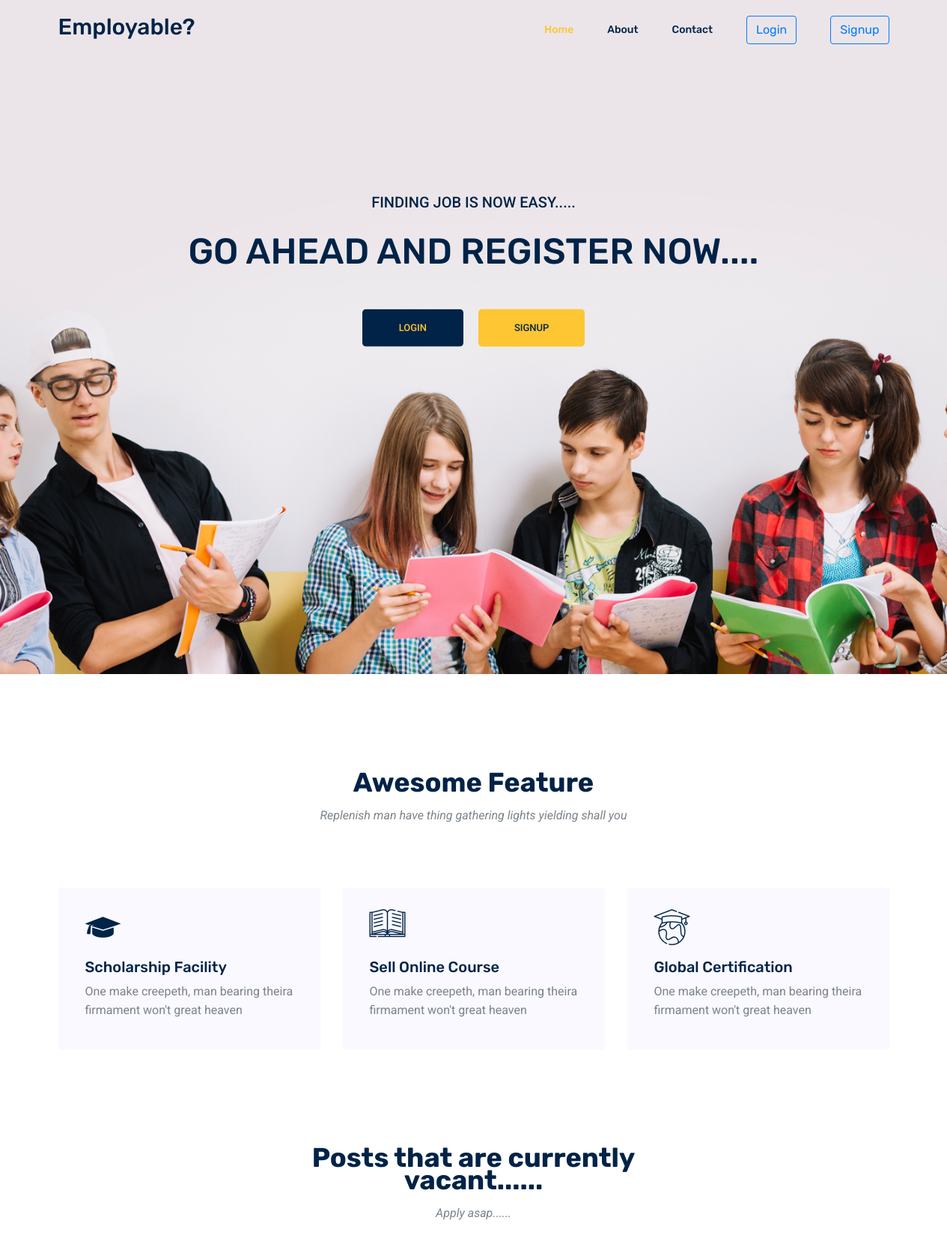
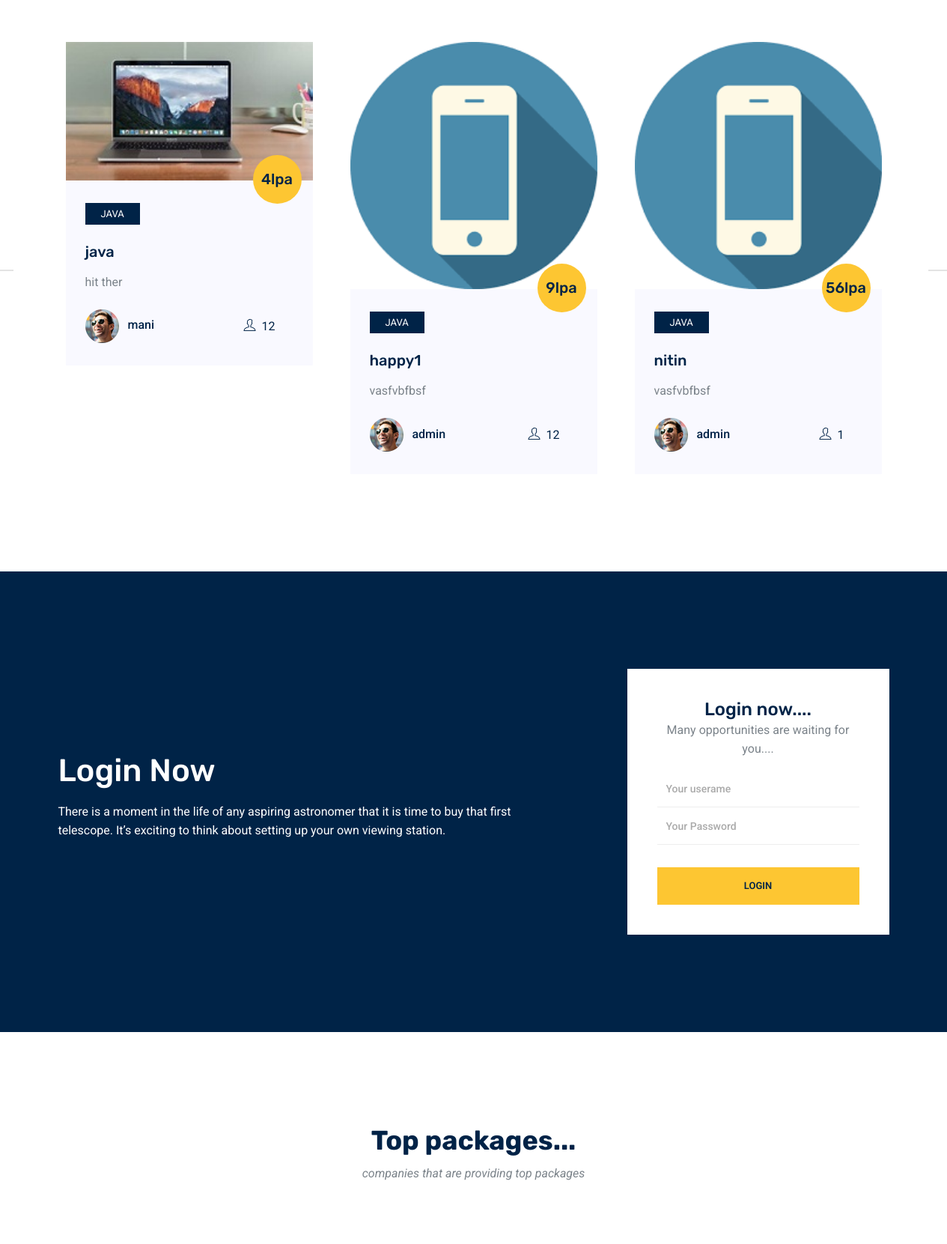
The page / (upper part) on the database its author committed (2 pictures, top to bottom).
### exam/models.py (models this page shows, shortened)
class Quiz(models.Model):
    owner = models.ForeignKey(User, on_delete=models.CASCADE, related_name='quizzes')
    name = models.CharField(max_length=255)
    subject = models.ForeignKey(Subject, on_delete=models.CASCADE, related_name='quizzes')
    location = models.CharField(max_length=50)
    skills_Required = models.CharField(max_length = 50)
    education = models.CharField(max_length = 50)
    work_exporience = models.CharField(max_length = 50)
    ctc = models.IntegerField()
    posts = models.CharField(max_length=20)

class Subject(models.Model):
    name = models.CharField(max_length=30)
    color = models.CharField(max_length=7, default='#007bff')
    def __str__(self):
        return self.name

### accounts/models.py (models this page shows)
class User(AbstractUser):
    is_student = models.BooleanField(default=False)
    is_company = models.BooleanField(default=False)
    has_details = models.BooleanField(default=False)
    about = models.TextField(max_length=1000)
    image = models.ImageField(upload_to='main_image',blank = True, null = True)
    website = models.CharField(max_length=40)

### online_test/views.py (the view, shortened to what this page needs)
# urls.py: path('',views.homeView.as_view(),name = 'home'),
class homeView(View):
    def get(self,request):
        Quizes = Quiz.objects.all()
        companies = User.objects.filter(is_company=True)
        context = {
            'Quizes':Quizes,
            'companies':companies
        }
        return render(request,'home/home.html',context)

### templates/home/home.html (shortened to what this page needs)
{% extends 'base.html' %}
{% load static %}
{% block homeactive %} active {% endblock %}
{% block body %}
<section class="home_banner_area">
    <div class="banner_inner">
      <div class="container">
        <div class="row">
          <div class="col-lg-12">
            <div class="banner_content text-center">
              <p class="text-uppercase">
                Finding job is now easy.....
              </p>
              <h2 class="text-uppercase mt-4 mb-5">
                Go ahead and register now....
              </h2>
              <div>
                <a href="{% url 'login'%}" class="primary-btn2 mb-3 mb-sm-0">Login</a>
                <a href="{% url 'signup'%}" class="primary-btn ml-sm-3 ml-0">Signup</a>
              </div>
            </div>
          </div>
        </div>
      </div>
    </div>
  </section>
  <section class="feature_area section_gap_top">
    <div class="container">
      <div class="row justify-content-center">
        <div class="col-lg-5">
          <div class="main_title">
            <h2 class="mb-3">Awesome Feature</h2>
            <p>
              Replenish man have thing gathering lights yielding shall you
            </p>
          </div>
        </div>
      </div>
      <div class="row">
        <div class="col-lg-4 col-md-6">
          <div class="single_feature">
            <div class="icon"><span class="flaticon-student"></span></div>
            <div class="desc">
              <h4 class="mt-3 mb-2">Scholarship Facility</h4>
              <p>
                One make creepeth, man bearing theira firmament won't great
                heaven
              </p>
            </div>
          </div>
        </div>
        <div class="col-lg-4 col-md-6">
          <div class="single_feature">
            <div class="icon"><span class="flaticon-book"></span></div>
            <div class="desc">
              <h4 class="mt-3 mb-2">Sell Online Course</h4>
              <p>
                One make creepeth, man bearing theira firmament won't great
                heaven
              </p>
            </div>
          </div>
        </div>
        <div class="col-lg-4 col-md-6">
          <div class="single_feature">
            <div class="icon"><span class="flaticon-earth"></span></div>
            <div class="desc">
              <h4 class="mt-3 mb-2">Global Certification</h4>
              <p>
                One make creepeth, man bearing theira firmament won't great
                heaven
              </p>
            </div>
          </div>
        </div>
      </div>
    </div>
  </section>
  <div class="popular_courses">
    <div class="container">
      <div class="row justify-content-center">
        <div class="col-lg-5">
          <div class="main_title">
            <h2 class="mb-3">Posts that are currently vacant......</h2>
            <p>
              Apply asap......
            </p>
          </div>
        </div>
      </div>
      <div class="row">
        <div class="col-lg-12">
          <div class="owl-carousel active_course">
            {% for Quiz in Quizes %}
            <div class="single_course">
              <div class="course_head">
                <img class="img-fluid" src={{Quiz.owner.image.url}} alt={{Quiz.owner.image.url}} />
              </div>
              <div class="course_content">
                <span class="price">{{Quiz.ctc}}lpa</span>
                <span class="tag mb-4 d-inline-block">{{Quiz.subject}}</span>
                <h4 class="mb-3">
                  <a href="{% url 'detail' Quiz.pk %}">{{Quiz.name}}</a>
                </h4>
                <p>
                  {{Quiz.owner.about}}
                </p>
                <div
                  class="course_meta d-flex justify-content-lg-between align-items-lg-center flex-lg-row flex-column mt-4"
                >
                  <div class="authr_meta">
                    <img src="{% static 'img/courses/author1.png' %}" alt="" />
                    <span class="d-inline-block ml-2">{{Quiz.owner}}</span>
                  </div>
                  <div class="mt-lg-0 mt-3">
                    <span class="meta_info mr-4">
                      <a href="#"> <i class="ti-user mr-2"></i>{{Quiz.posts}}</a>
                    </span>
                  </div>
                </div>
              </div>
            </div>
            {% endfor %}
          </div>
        </div>
      </div>
    </div>
  </div>
  <div class="section_gap registration_area">
    <div class="container">
      <div class="row align-items-center">
        <div class="col-lg-7">
          <div class="row clock_sec clockdiv" id="clockdiv">
            <div class="col-lg-12">
              <h1 class="mb-3">Login Now</h1>
              <p>
                There is a moment in the life of any aspiring astronomer that
                it is time to buy that first telescope. It’s exciting to think
                about setting up your own viewing station.
              </p>
            </div>
          </div>
        </div>
        <div class="col-lg-4 offset-lg-1">
          <div class="register_form">
            <h3>Login now....</h3>
            <p>Many opportunities are waiting for you....</p>
            <form action="{% url 'login'%}" method='POST'>
              <div class="row">
                <div class="col-lg-12 form_group">
                  <input
                    name="username"
                    placeholder="Your userame"
                    required=""
                    type="text"
                  />
                  <input
                    name="password"
                    placeholder="Your Password"
                    required=True
                    type="password"
                  />
                </div>
                <div class="col-lg-12 text-center">
                  <button class="primary-btn">Login</button>
                </div>
              </div>
            </form>
          </div>
        </div>
      </div>
    </div>
  </div>
  <section class="trainer_area section_gap_top">
    <div class="container">
      <div class="row justify-content-center">
        <div class="col-lg-5">
          <div class="main_title">
            <h2 class="mb-3">Top packages...</h2>
            <p>
              companies that are providing top packages
            </p>
          </div>
        </div>
      </div>
    </div>
  </section>
{% endblock %}

### rows shown on the page
Quiz: owner.image (picture), ctc "4", subject "JAVA", name "java", owner.about "hit ther", owner "mani", posts "12"
Quiz: owner.image (picture), ctc "9", subject "JAVA", name "happy1", owner.about "vasfvbfbsf", owner "admin", posts "12"
Quiz: owner.image (picture), ctc "56", subject "JAVA", name "nitin", owner.about "vasfvbfbsf", owner "admin", posts "1"
